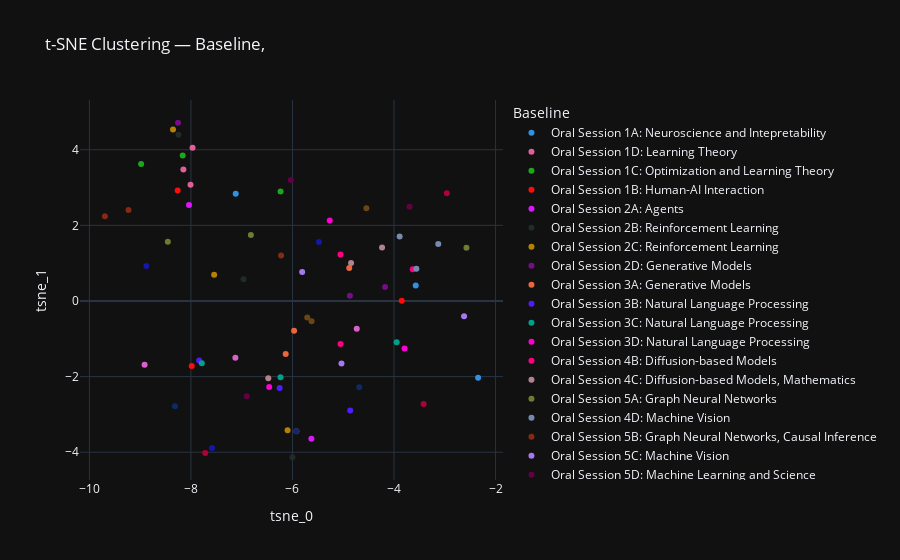
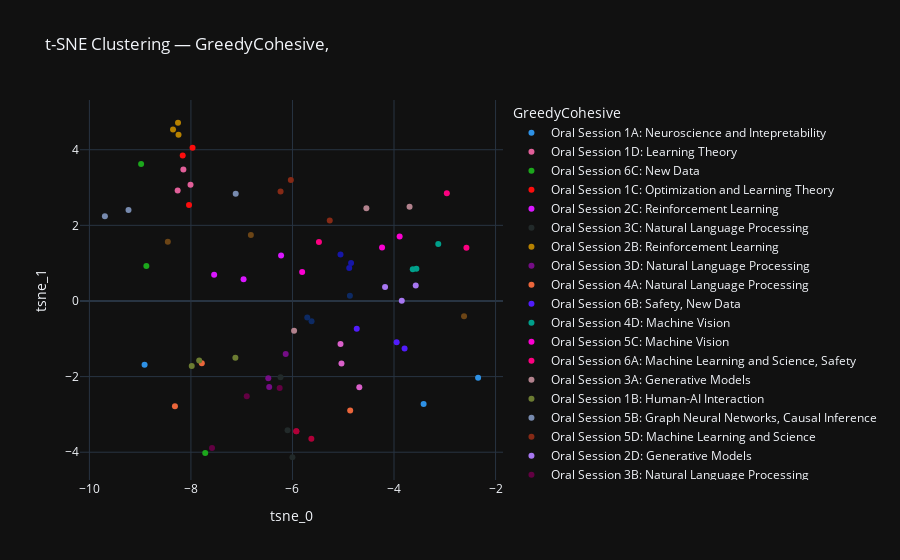
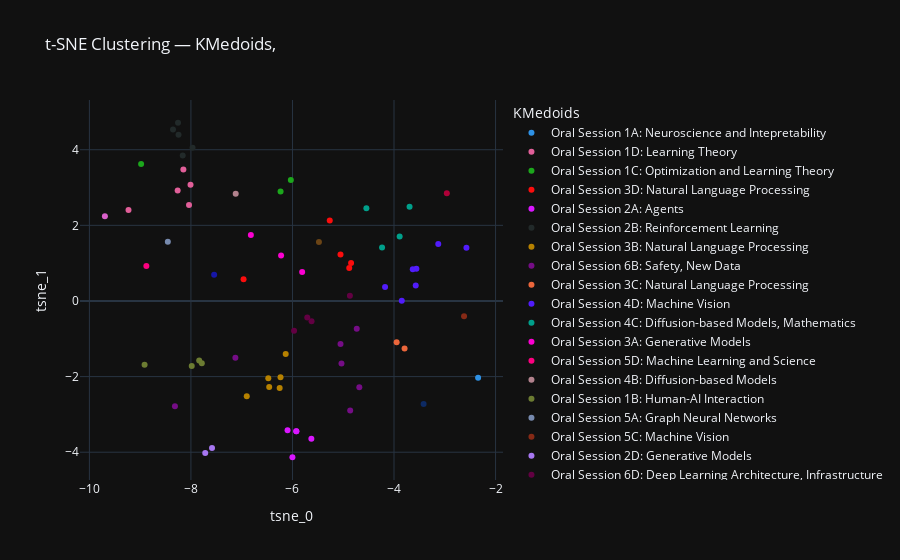
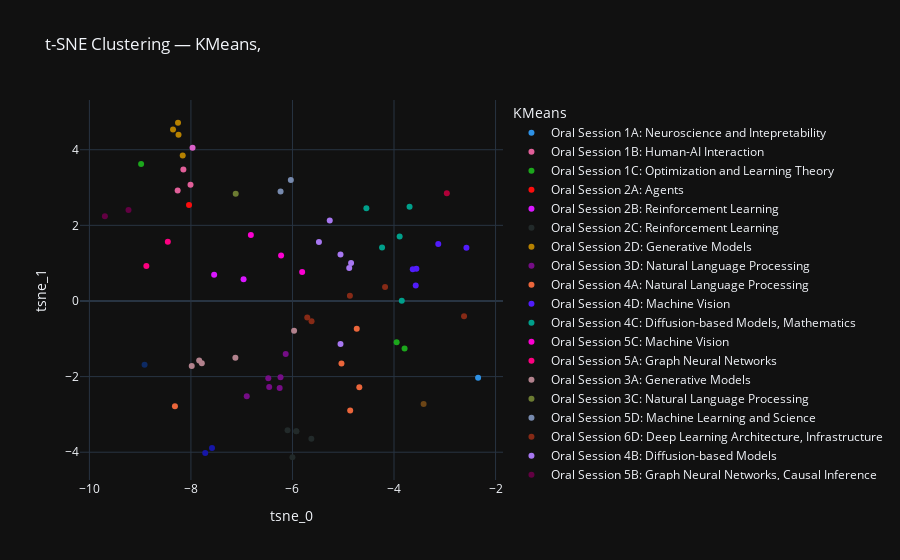

The notebook cell saved with these charts, in order:
### Code cell
# Step 4: Draw convex hulls for each method
for method in method_names:  # e.g. ["Baseline", "GreedyCohesive"]
    fig = px.scatter(
        df,
        x="tsne_0",
        y="tsne_1",
        color=method,
        hover_name="title",
        title=f"t-SNE Clustering — {method},",
        color_discrete_sequence=custom_palette
    )
    os.makedirs(os.path.join(output_path, "t-SNE"), exist_ok=True)
    pio.write_html(fig, file=os.path.join(output_path, "t-SNE", f"{method} Clustering t-SNE.html"), auto_open=False)
    fig.show()
